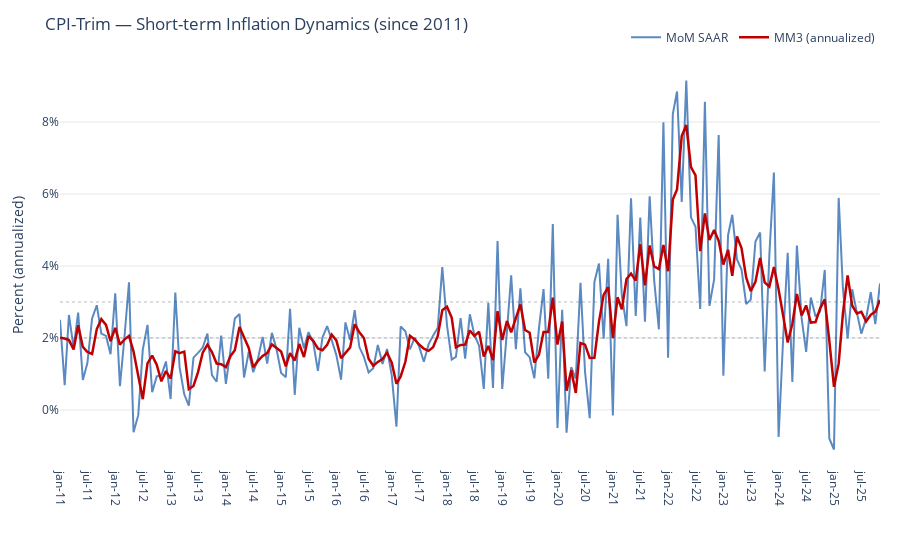

Here is the notebook cell this chart was saved with:
### Code cell
# ticks 6/6 meses
ticks_6m = pd.date_range("2011-01-01", df_curto["REF_DATE"].max(), freq="6MS")

fig_curto = go.Figure()

fig_curto.add_trace(go.Scatter(
    x=df_curto["REF_DATE"],
    y=df_curto["cpi_trim_mom_saar_pct"],
    mode="lines",
    name="MoM SAAR",
    line=dict(color=cor_secundaria, width=2.0),
))

fig_curto.add_trace(go.Scatter(
    x=df_curto["REF_DATE"],
    y=df_curto["cpi_trim_mm3_saar_pct"],
    mode="lines",
    name="MM3 (annualized)",
    line=dict(color=cor_principal, width=2.5),
))

# linhas de suporte discretas
for y in [2, 3]:
    fig_curto.add_hline(y=y, line_width=1, line_dash="dot", opacity=0.35)

fig_curto.update_layout(
    title="CPI-Trim — Short-term Inflation Dynamics (since 2011)",
    plot_bgcolor="white",
    paper_bgcolor="white",
    margin=dict(l=60, r=20, t=60, b=90),
    legend=dict(orientation="h", yanchor="bottom", y=1.02, xanchor="right", x=1),
)

fig_curto.update_xaxes(
    tickmode="array",
    tickvals=ticks_6m,
    ticktext=[d.strftime("%b-%y") for d in ticks_6m],
    tickangle=90,
    showgrid=False,
    zeroline=False,
)

fig_curto.update_yaxes(
    title="Percent (annualized)",
    ticksuffix="%",
    tickformat=".0f",
    showgrid=True,
    gridcolor="rgba(0,0,0,0.10)",
    zeroline=False,
    showline=False,
)

fig_curto.show()

### Figure 1 — Plotly figure (JSON) as saved in the notebook; plotly's stock layout.template omitted (floating-point values rounded to 4 significant figures; data arrays with more than 128 entries replaced by an {"elided": "..."} marker saying what was removed)
{"data": [{"line": {"color": "#5b89c1", "width": 2}, "mode": "lines", "name": "MoM SAAR", "type": "scatter", "x": {"elided": "179 str values"}, "y": {"elided": "179 float values"}}, {"line": {"color": "#c00000", "width": 2.5}, "mode": "lines", "name": "MM3 (annualized)", "type": "scatter", "x": {"elided": "179 str values"}, "y": {"elided": "179 float values"}}], "layout": {"legend": {"orientation": "h", "x": 1, "xanchor": "right", "y": 1.02, "yanchor": "bottom"}, "margin": {"b": 90, "l": 60, "r": 20, "t": 60}, "paper_bgcolor": "white", "plot_bgcolor": "white", "shapes": [{"line": {"dash": "dot", "width": 1}, "opacity": 0.35, "type": "line", "x0": 0, "x1": 1, "xref": "x domain", "y0": 2, "y1": 2, "yref": "y"}, {"line": {"dash": "dot", "width": 1}, "opacity": 0.35, "type": "line", "x0": 0, "x1": 1, "xref": "x domain", "y0": 3, "y1": 3, "yref": "y"}], "title": {"text": "CPI-Trim — Short-term Inflation Dynamics (since 2011)"}, "xaxis": {"showgrid": false, "tickangle": 90, "tickmode": "array", "ticktext": ["jan-11", "jul-11", "jan-12", "jul-12", "jan-13", "jul-13", "jan-14", "jul-14", "jan-15", "jul-15", "jan-16", "jul-16", "jan-17", "jul-17", "jan-18", "jul-18", "jan-19", "jul-19", "jan-20", "jul-20", "jan-21", "jul-21", "jan-22", "jul-22", "jan-23", "jul-23", "jan-24", "jul-24", "jan-25", "jul-25"], "tickvals": ["2011-01-01T00:00:00", "2011-07-01T00:00:00", "2012-01-01T00:00:00", "2012-07-01T00:00:00", "2013-01-01T00:00:00", "2013-07-01T00:00:00", "2014-01-01T00:00:00", "2014-07-01T00:00:00", "2015-01-01T00:00:00", "2015-07-01T00:00:00", "2016-01-01T00:00:00", "2016-07-01T00:00:00", "2017-01-01T00:00:00", "2017-07-01T00:00:00", "2018-01-01T00:00:00", "2018-07-01T00:00:00", "2019-01-01T00:00:00", "2019-07-01T00:00:00", "2020-01-01T00:00:00", "2020-07-01T00:00:00", "2021-01-01T00:00:00", "2021-07-01T00:00:00", "2022-01-01T00:00:00", "2022-07-01T00:00:00", "2023-01-01T00:00:00", "2023-07-01T00:00:00", "2024-01-01T00:00:00", "2024-07-01T00:00:00", "2025-01-01T00:00:00", "2025-07-01T00:00:00"], "zeroline": false}, "yaxis": {"gridcolor": "rgba(0,0,0,0.10)", "showgrid": true, "showline": false, "tickformat": ".0f", "ticksuffix": "%", "title": {"text": "Percent (annualized)"}, "zeroline": false}}}
